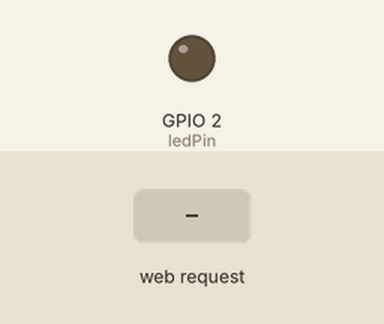
Recording of a sketch running on a simulated ESP32. Shown: output pins drawn as LEDs (lit = HIGH). The test bench sets the inputs (shaded band). WiFi joins after 1.5 s; servers stay silent unless stated; what the sketch prints to the serial monitor is not drawn.

Above: at 2.7 s.
2.8 s: HTTP request GET /on received
At 3.4 s:
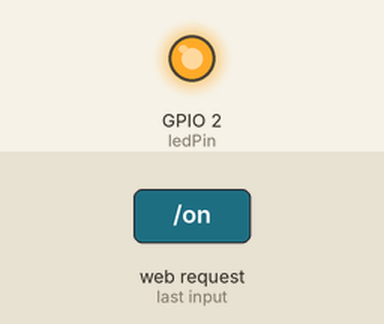
4.3 s: HTTP request GET /off received
At 4.6 s:
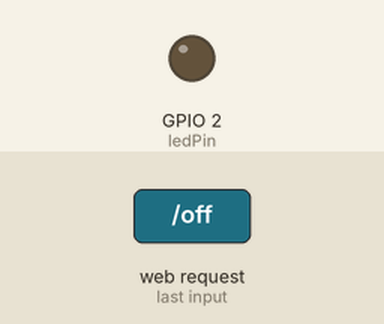
Timing chart, 0 to 7.3 s (numbered marks = the images above; inputs shaded):
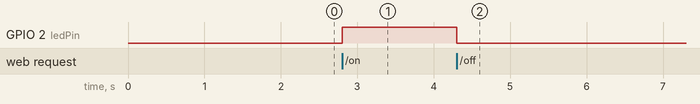

The sketch:

scanner_bluetooth_low_energy.ino
```cpp
#include <WiFi.h>
#include <WebServer.h>

// --- CONFIGURAÇÕES DE REDE (EDITAR AQUI) ---
const char* ssid = "NOME_DA_SUA_REDE";      // Coloque o nome exato do seu Wi-Fi
const char* password = "SENHA_DO_WIFI";     // Coloque a senha do seu Wi-Fi

// Define o pino do LED (GPIO 2 na maioria das placas)
const int ledPin = 2;

// Cria o objeto do servidor na porta 80 (padrão da web)
WebServer server(80);

// --- CÓDIGO HTML (A Interface que vai aparecer no celular) ---
// Isso é o que o navegador vai ler. Engenharia Civil + Web Design básico.
String htmlPage = R"rawliteral(
<!DOCTYPE html> <html>
<head>
  <meta name="viewport" content="width=device-width, initial-scale=1">
  <style>
    body { font-family: Arial; text-align: center; margin-top: 50px; background-color: #f4f4f4; }
    h1 { color: #333; }
    .button { display: inline-block; padding: 15px 30px; font-size: 24px; cursor: pointer; text-decoration: none; outline: none; color: #fff; background-color: #4CAF50; border: none; border-radius: 15px; box-shadow: 0 9px #999; margin: 10px; }
    .button:active { background-color: #3e8e41; box-shadow: 0 5px #666; transform: translateY(4px); }
    .off { background-color: #e60000; }
    .off:active { background-color: #cc0000; }
  </style>
</head>
<body>
  <h1>Painel de Controle ESP32</h1>
  <p>Estado do LED Interno</p>
  <a href="/on"><button class="button">LIGAR</button></a>
  <a href="/off"><button class="button off">DESLIGAR</button></a>
</body>
</html>
)rawliteral";

void setup() {
  Serial.begin(115200);
  pinMode(ledPin, OUTPUT);
  digitalWrite(ledPin, LOW); // Começa desligado

  // Conecta ao Wi-Fi
  Serial.print("Conectando ao ");
  Serial.println(ssid);
  WiFi.begin(ssid, password);

  // Loop de espera até conectar (pode demorar uns segundos)
  while (WiFi.status() != WL_CONNECTED) {
    delay(500);
    Serial.print(".");
  }

  // Conectado! Mostra o IP
  Serial.println("");
  Serial.println("WiFi conectado.");
  Serial.print("Endereço IP: ");
  Serial.println(WiFi.localIP()); // <--- ESTE É O NÚMERO IMPORTANTE

  // --- Rotas do Servidor ---

  // 1. Quando você acessa o IP puro (Raiz)
  server.on("/", []() {
    server.send(200, "text/html", htmlPage);
  });

  // 2. Quando você clica em "LIGAR"
  server.on("/on", []() {
    digitalWrite(ledPin, HIGH);
    Serial.println("Comando Recebido: LIGAR");
    server.send(200, "text/html", htmlPage); // Recarrega a página
  });

  // 3. Quando você clica em "DESLIGAR"
  server.on("/off", []() {
    digitalWrite(ledPin, LOW);
    Serial.println("Comando Recebido: DESLIGAR");
    server.send(200, "text/html", htmlPage); // Recarrega a página
  });

  server.begin();
  Serial.println("Servidor HTTP iniciado!");
}

void loop() {
  server.handleClient(); // Mantém o servidor ouvindo pedidos
}
```

Measured:
- after the input at 2.8 s, GPIO 2 (ledPin): LOW → HIGH at once
- after the input at 4.3 s, GPIO 2 (ledPin): HIGH → LOW at once
